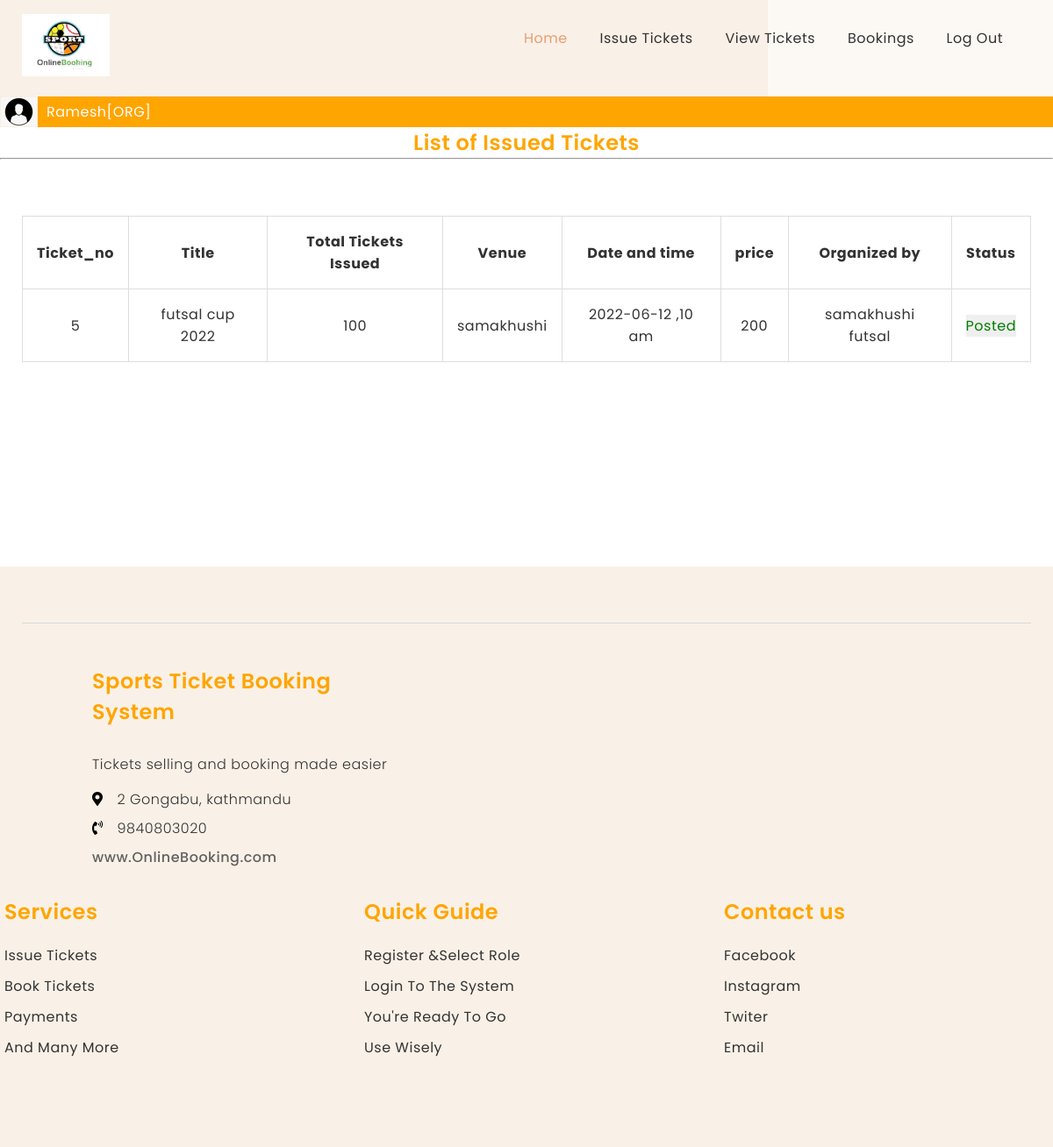
The page /ticketview.php (signed in) on the database its author committed.
### tables this page shows
CREATE TABLE `ticket_issue` (
  `Ticket_no` int(11) NOT NULL AUTO_INCREMENT,
  `Ticket_title` varchar(1000) NOT NULL,
  `Total_tickets` varchar(1000) NOT NULL,
  `venue` varchar(1000) NOT NULL,
  `tdate` text NOT NULL,
  `ttime` varchar(1000) NOT NULL,
  `price` varchar(1000) NOT NULL,
  `organizedby` varchar(1000) NOT NULL,
  `status` varchar(100) NOT NULL,
  `uploader` varchar(1000) NOT NULL,
  PRIMARY KEY (`Ticket_no`)
);

### ticketview.php (the view, shortened to what this page needs)
<!DOCTYPE html>
<html>
<head>
</head>
<body >
	<div class="color">
	<?php
	include 'navorganizer.php';
	$userorg=$_SESSION['Username'];
	include'include/usernamedisplay.php';
	?>
	<h4 align="center" style="margin-top: px; color:Orange; background-color:white " >List of Issued Tickets</h4>
	<hr>
 <div class="l-wishlist l-pd-top-4">
        <div class="l-container"   >
<div style="min-height: 50vh;"   >
<table border="1"  style="margin-bottom:50px;" >
	<tr>
		<th>Ticket_no</th>
		<th>Title</th>
		<th>Total Tickets Issued</th>
		<th>Venue</th>
		<th>Date and time</th>
		<th>price</th>
		<th>Organized by</th>
		<th colspan="2"> Status </th>
<?php
include'include/connection.php' ?>
<?php
	$query="select*from ticket_issue where
	 uploader='$userorg' ORDER BY Ticket_no DESC   "  ;
	$result=mysqli_query($conn,$query) or die(mysqli_error($conn));
	while($arr=mysqli_fetch_array($result,MYSQLI_ASSOC))
	{
	echo "<tr>";
	$status = $arr['status'];
	echo "<td>".$arr['Ticket_no']."</td>";
	echo "<td>".$arr['Ticket_title']."</td>";
	echo "<td>".$arr['Total_tickets']."</td>";
	echo "<td>".$arr['venue']."</td>";
	echo "<td>".$arr['tdate']."   ".",".$arr['ttime']."</td>";
	echo "<td>".$arr['price']."</td>";
	echo "<td>".$arr['organizedby']."</td>";
	if ($status=="s") {
		echo "<td><a href='#'>  <button  style = \" color:green; \"  >  Posted  <button>  </div>  </a></td>";
	}
}
?>
</div>
</div>
<?php include'include/footer.php' ?>
</body>
</html>

### assets/css/main.css (style rules this page uses)
* { margin:0; padding:0; list-style:none; box-sizing: border-box; font-style: normal; letter-spacing: 0.5px; }
:root { --primary--color: #f9f1e7; --secondary--color:#f4f5f7; --btn-color:#bc9259; --text-color-black: #333; }
body, html { box-sizing: border-box; font-family: 'Poppins', sans-serif; }
input, textarea, button { font-family: 'Poppins', sans-serif; color: var(--text-color-black); border: none; font-size: 1rem; }
h1,h2,h3,h4,h5,h6 { font-family: 'Poppins', sans-serif; font-weight: 600; color: var(--text-color-black); }
h4 { font-size: 1.5rem; }
a { font-family: 'Poppins', sans-serif; text-decoration: none; text-transform: capitalize; color: var(--text-color-black); display: inline-block; font-size: 1rem; }
*, *:before, *:after { box-sizing: inherit; }
.l-pd-top-4 { padding-top: 4rem; }
.l-container { padding: 0 25px; max-width: 1600px; margin: 0 auto; }
.l-wishlist table { border-top: 0; border-collapse: collapse; text-align: center; border-radius: 0; border-color: #ddd; width: 100%; }
table tbody th, table tbody td, table thead th { border-right: 1px solid #dedede; }
.l-wishlist table th, .l-wishlist table td { border-top: 1px solid #ddd; padding: 1rem; color: #333; }
.l-wishlist table tr { border-bottom: 1px solid #dedede; border-left: 1px solid #dedede; border-right: 1px solid #dedede; }

### rows shown on the page
ticket_issue: Ticket_no "5", Ticket_title "futsal cup 2022", Total_tickets "100", venue "samakhushi", tdate "2022-06-12", ttime "10 am", price "200", organizedby "samakhushi futsal", status "Posted"

### other values the page prints
$_SESSION['Username'] "Ramesh"
$_SESSION['Role'] "ORG"
